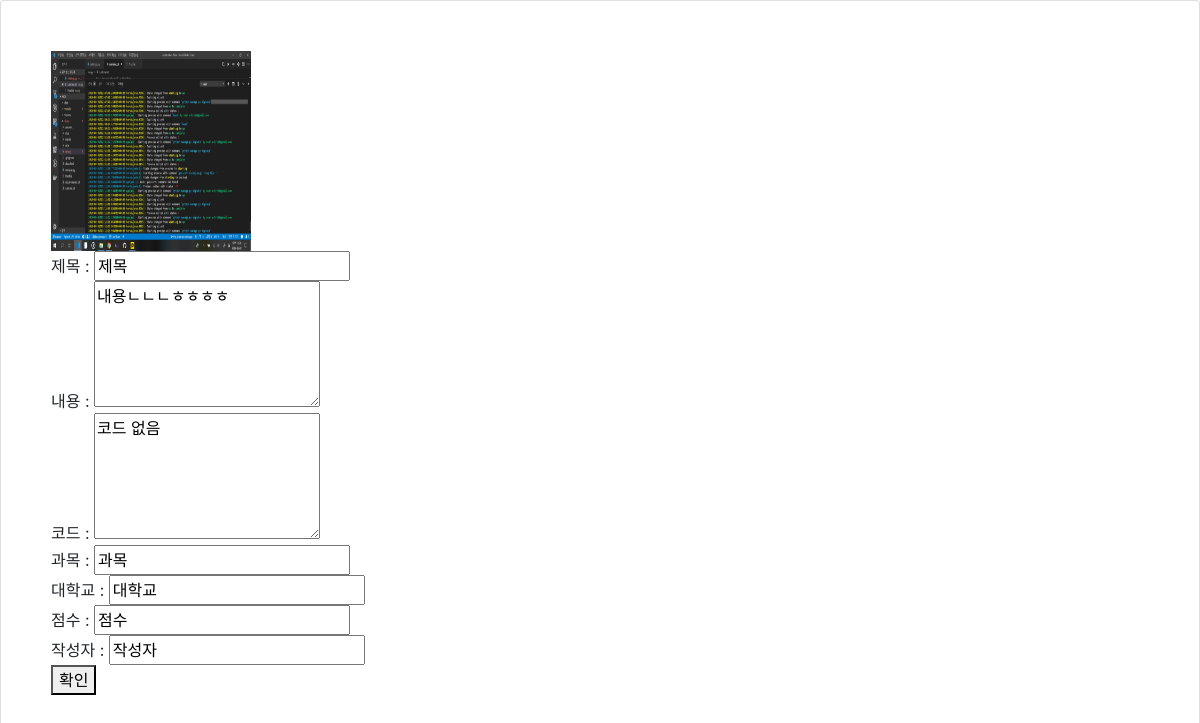
/share/edit/3, run on the app's committed database.
### cbookapp/models.py (models this page shows, shortened)
class CodeShare(models.Model):
    title = models.CharField(max_length=200)
    image = models.ImageField(upload_to = 'shareimage/', blank = True, null = True)
    body = models.TextField()
    codes = models.TextField(default='코드 없음')
    pub_date = models.DateTimeField(default=datetime.now,blank=True)
    subject = models.CharField(max_length=50)
    university = models.CharField(max_length=50,default='없음') #대학교는 옵션이기때문에
    score = models.CharField(max_length=50,default='없음')
    writer = models.CharField(max_length=50)

### cbookapp/views.py (the view)
# urls.py: path('share/edit/<int:codeshare_id>', cbookapp.views.shareedit, name="shareedit"),
def shareedit(request, codeshare_id):
    shareedit = get_object_or_404(CodeShare, pk = codeshare_id)
    if request.method == 'POST':
        shareedit.title = request.POST['title']
        shareedit.body = request.POST['body']
        shareedit.codes = request.POST['codes']
        shareedit.subject = request.POST['subject']
        shareedit.university = request.POST['university']
        shareedit.score = request.POST['score']
        shareedit.writer = request.POST['writer']
        shareedit.save()
        return redirect('/share/'+str(shareedit.id))
    else:
        return render(request, 'shareedit.html', {'shareedit':shareedit})

### cbookapp/templates/shareedit.html (shortened to what this page needs)
{% extends 'base.html' %}
{% block content %}
<form action="{% url 'shareedit' shareedit.id %}" method="POST">
    {% if shareedit.image %}<img src="{{shareedit.image.url}}" width=200 height=200>{% endif %}<br>
    제목 : <input type="text" value={{shareedit.title}} name="title"></input><br>
    내용 : <textarea cols="20" rows="5" name="body">{{shareedit.body}}</textarea><br>
    코드 : <textarea calss="codes" cols="20" rows="5" name="codes">{{shareedit.codes}}</textarea><br>
    과목 : <input type="text" value={{shareedit.subject}} name="subject"></input><br>
    대학교 : <input type="text" value={{shareedit.university}} name="university"></input><br>
    점수 : <input type="text" value={{shareedit.score}} name="score"></input><br>
    작성자 : <input type="text" value={{shareedit.writer}} name="writer"></input><br>
    <button type="submit">확인</button>
</form>
{% endblock %}

### data on the page
CodeShare: image (picture), title "제목", body "내용ㄴㄴㄴㅎㅎㅎㅎ", codes "코드 없음", subject "과목", university "대학교", score "점수", writer "작성자"
